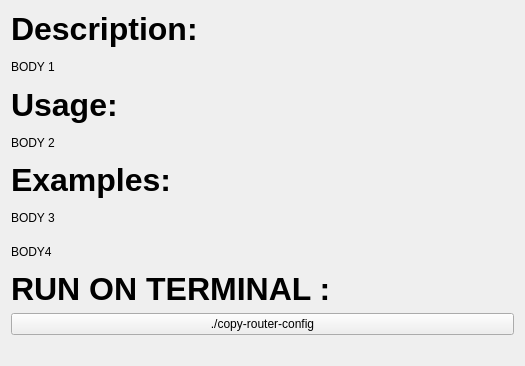
          <widget class="QWidget" name="scrollAreaWidgetContents_8">
           <property name="geometry">
            <rect>
             <x>0</x>
             <y>0</y>
             <width>525</width>
             <height>366</height>
            </rect>
           </property>
           <layout class="QGridLayout" name="gridLayout_7">
            <item row="8" column="0">
             <widget class="QPushButton" name="copyRouterConfigButton">
              <property name="text">
               <string>./copy-router-config</string>
              </property>
             </widget>
            </item>
            <item row="9" column="0">
             <spacer name="copyRouterConfigVSpacer">
              <property name="orientation">
               <enum>Qt::Vertical</enum>
              </property>
              <property name="sizeType">
               <enum>QSizePolicy::Fixed</enum>
              </property>
              <property name="sizeHint" stdset="0">
               <size>
                <width>20</width>
                <height>20</height>
               </size>
              </property>
             </spacer>
            </item>
            <item row="7" column="0">
             <widget class="QLabel" name="copyRouterConfigH4">
              <property name="font">
               <font>
                <pointsize>24</pointsize>
                <weight>75</weight>
                <bold>true</bold>
               </font>
              </property>
              <property name="text">
               <string>RUN ON TERMINAL :</string>
              </property>
             </widget>
            </item>
            <item row="5" column="0">
             <widget class="QLabel" name="copyRouterConfigB3">
              <property name="text">
               <string>BODY 3</string>
              </property>
             </widget>
            </item>
            <item row="1" column="0">
             <widget class="QLabel" name="copyRouterConfigB1">
              <property name="text">
               <string>BODY 1</string>
              </property>
             </widget>
            </item>
            <item row="2" column="0">
             <widget class="QLabel" name="copyRouterConfigH2">
              <property name="font">
               <font>
                <pointsize>24</pointsize>
                <weight>75</weight>
                <bold>true</bold>
               </font>
              </property>
              <property name="text">
               <string>Usage:</string>
              </property>
             </widget>
            </item>
            <item row="0" column="0">
             <widget class="QLabel" name="copyRouterConfigH1">
              <property name="font">
               <font>
                <pointsize>24</pointsize>
                <weight>75</weight>
                <bold>true</bold>
               </font>
              </property>
              <property name="text">
               <string>Description:</string>
              </property>
             </widget>
            </item>
            <item row="3" column="0">
             <widget class="QLabel" name="copyRouterConfigB2">
              <property name="text">
               <string>BODY 2</string>
              </property>
             </widget>
            </item>
            <item row="4" column="0">
             <widget class="QLabel" name="copyRouterConfigH3">
              <property name="font">
               <font>
                <pointsize>24</pointsize>
                <weight>75</weight>
                <bold>true</bold>
               </font>
              </property>
              <property name="text">
               <string>Examples:</string>
              </property>
             </widget>
            </item>
            <item row="6" column="0">
             <widget class="QLabel" name="copyRouterConfigB4">
              <property name="text">
               <string>BODY4</string>
              </property>
             </widget>
            </item>
           </layout>
          </widget>
